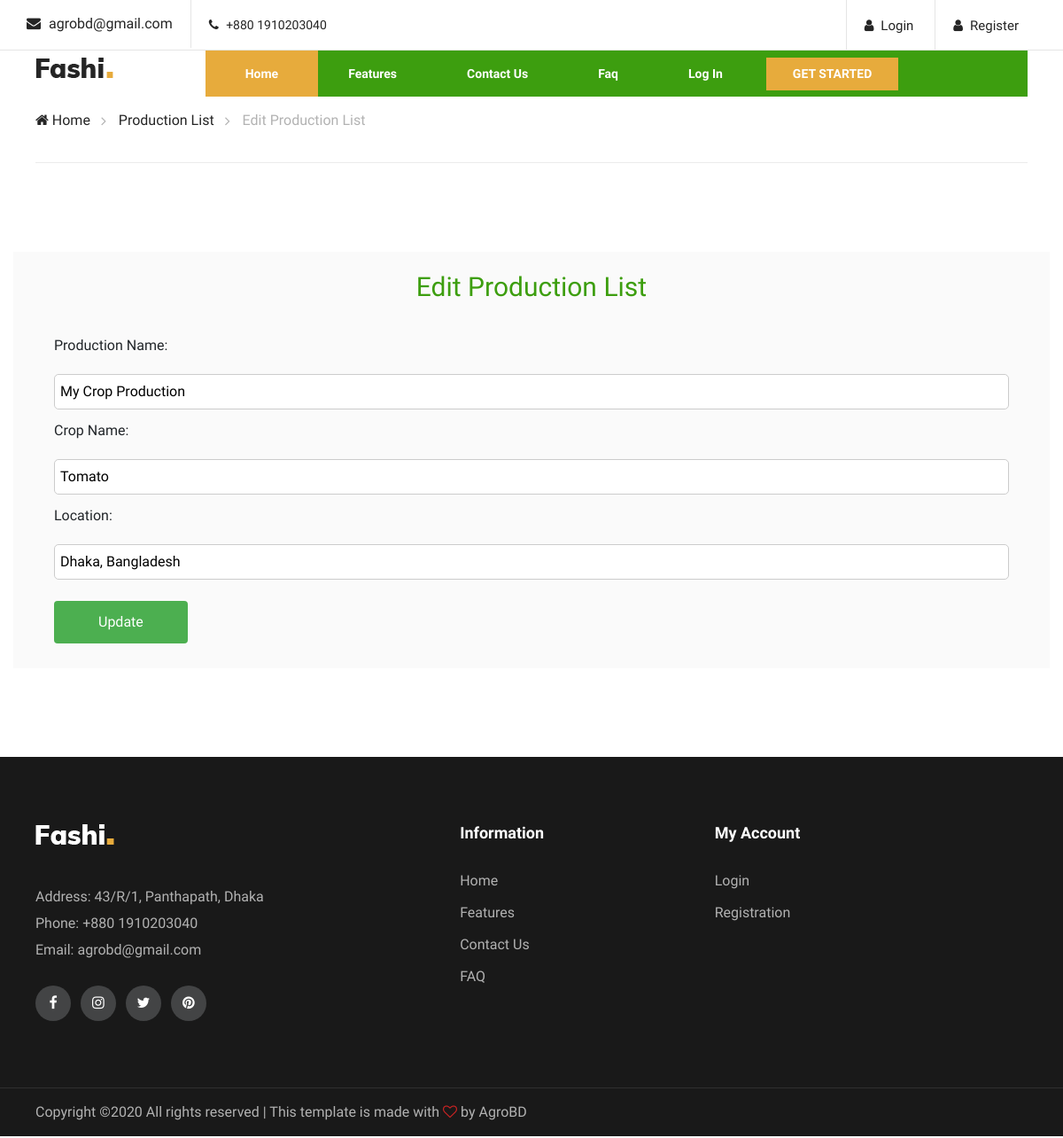
The app's page /cropProductionLists_edit.php?edit=1 with its own data.
### tables this page shows
CREATE TABLE `crop_productions` (
  `cropProduction_id` int(11) NOT NULL,
  `cropProduction_name` varchar(30) NOT NULL,
  `crop_name` varchar(30) NOT NULL,
  `location` varchar(50) NOT NULL,
  `uid` int(11) NOT NULL,
  `created_at` timestamp NOT NULL DEFAULT current_timestamp() ON UPDATE current_timestamp()
);

### cropProductionLists_edit.php (the view, shortened to what this page needs)
<?php include'includes/head.php';
include'includes/navbar.php';
$conn = connect();
if (isset($_GET['edit'])){
    $id = $_GET['edit'];
    $sql= "SELECT * FROM crop_productions WHERE cropProduction_id=$id";
    $result = $conn->query($sql);
    $row = $result-> fetch_assoc();
    $cropProduction_name = $row['cropProduction_name'];
    $crop_name = $row['crop_name'];
    $location = $row['location'];
}
?>
</head>
<body>
    <div class="breacrumb-section">
        <div class="container">
            <div class="row">
                <div class="col-lg-12">
                    <div class="breadcrumb-text">
                        <a href="index"><i class="fa fa-home"></i> Home</a>
                        <a href="cropProductionLists">Production List</a>
                        <span>Edit Production List</span>
                    </div>
                </div>
            </div>
        </div>
    </div>
    <section class="homenav">
        <div class="container production_box">
            <div class="modal-body">
            <h3 style="text-align: center; color:#3D9E0F;">Edit Production List</h3><br>
                <div class="container">
                    <form onsubmit="return nullcheck();" action="" method="POST">
                        <div>
                            <label for="cropProduction_name">Production Name:</label><br>
                            <input type="text" id="cropProduction_name" name="cropProduction_name" value="<?=$cropProduction_name; ?>"
                                placeholder=" Enter Production name">
                        </div>
                        <div>
                            <label for="crop_name">Crop Name:</label><br>
                            <input type="text" id="crop_name" name="crop_name" value="<?=$crop_name; ?>"
                                placeholder=" Enter Crop Name">
                        </div>
                        <div>
                            <label for="location">Location:</label><br>
                            <input type="text" id="location" value="<?=$location; ?>" name="location"
                                placeholder=" Enter Location">
                        </div>
                        <br>
                        <div class="sub"><input type="submit" value="Update" name="update"></div>
                        <br>
                    </form>
                </div>
            </div>
        </div>
    </section>
    <?php include'includes/footer.php';?>
</body>
</html>

### css/style.css (style rules this page uses)
html, body { height: 100%; font-family: "Muli", sans-serif; -webkit-font-smoothing: antialiased; -moz-font-smoothing: antialiased; }
h1, h2, h3, h4, h5, h6 { margin: 0; color: #111111; font-weight: 400; font-family: "Muli", sans-serif; }
h3 { font-size: 30px; }
* { box-sizing: border-box; }
.homenav { padding-top: 100px; padding-bottom: 100px; }
.breadcrumb-text { border-bottom: 1px solid #ebebeb; padding: 15px 0; }
.breadcrumb-text a { display: inline-block; font-size: 16px; color: #252525; margin-right: 28px; position: relative; }
.breadcrumb-text a:after { position: absolute; right: -18px; top: 0px; content: ""; font-family: "FontAwesome"; font-size: 16px; color: #b2b2b2; }
.breadcrumb-text span { display: inline-block; color: #b2b2b2; }
.production_box { background-color: #FAFAFA; padding-top: 20px; padding-bottom: 50px; }
.modal-body { padding: 2px 16px; }
input[type=text], select { width: 100%; height: 40px; padding: 6px; border: 1px solid #ccc; border-radius: 5px; box-sizing: border-box; resize: vertical; }
label { padding: 12px 12px 12px 0; display: inline-block; }
input[type=submit], [type=reset] { background-color: #4CAF50; color: white; padding: 12px 50px; border: none; border-radius: 4px; cursor: pointer; float: left; }
.sub input[type=submit] { margin-right: 30px; margin-bottom: 10px; }
.fin_body_box img, p, a { padding-bottom: 20px; }
.row { margin: 0 -5px; }
.row:after { content: ""; display: table; clear: both; }
@media only screen and (min-width: 1200px) { .container { max-width: 1170px; } }

### records on screen
crop_productions: cropProduction_name "My Crop Production", crop_name "Tomato", location "Dhaka, Bangladesh"
